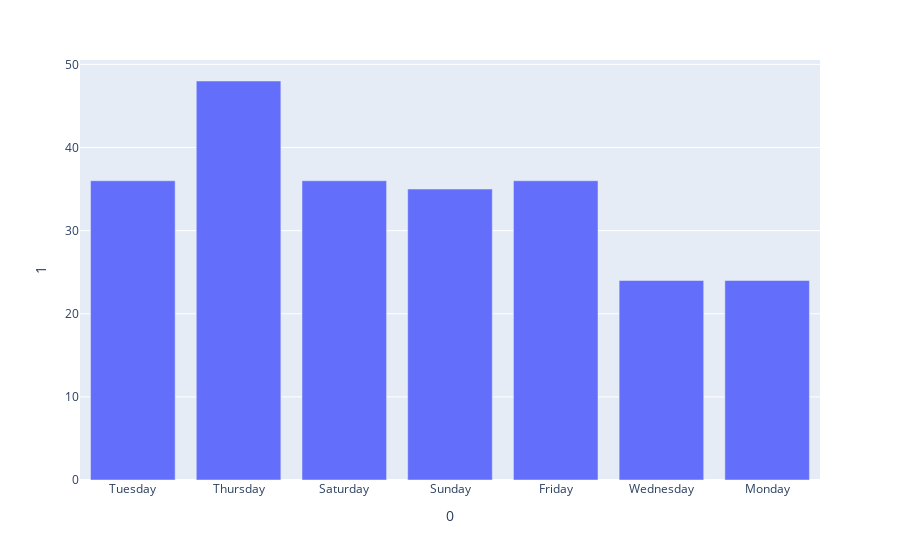

Notebook code for this chart:
### Markdown cell above
Display number of fires were reported in amazon (day-wise)

### Code cell
display(clean['date'].unique())
#amazonas['date'].apply(lambda x: datetime.strftime(datetime.strptime(x, '%Y-%m-%d'), '%A'))

amazonas = amazonas.with_columns(pl.col('date').apply(lambda x: datetime.strftime(datetime.strptime(x, '%Y-%m-%d'), '%A')))
display(px.bar(amazonas.groupby('date').count(), x=0, y=1))

### Figure 1 — Plotly figure (JSON) as saved in the notebook; plotly's stock layout.template omitted (floating-point values rounded to 4 significant figures)
{"data": [{"alignmentgroup": "True", "hovertemplate": "0=%{x}<br>1=%{y}<extra></extra>", "legendgroup": "", "marker": {"color": "#636efa", "pattern": {"shape": ""}}, "name": "", "offsetgroup": "", "orientation": "v", "showlegend": false, "textposition": "auto", "type": "bar", "x": ["Tuesday", "Thursday", "Saturday", "Sunday", "Friday", "Wednesday", "Monday"], "xaxis": "x", "y": [36, 48, 36, 35, 36, 24, 24], "yaxis": "y"}], "layout": {"barmode": "relative", "legend": {"tracegroupgap": 0}, "margin": {"t": 60}, "xaxis": {"anchor": "y", "domain": [0, 1], "title": {"text": "0"}}, "yaxis": {"anchor": "x", "domain": [0, 1], "title": {"text": "1"}}}}
